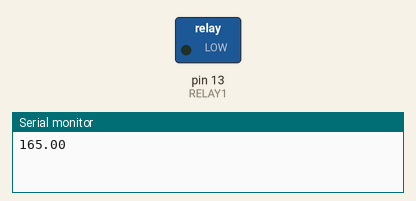
A sketch run on a simulated Arduino Uno, built with avr-gcc and run on an emulated ATmega328P. Parts: switched loads named in the sketch (green lamp = pin HIGH), the last lines printed to the serial monitor.

Above: at 0.5 s.
At 11.5 s:
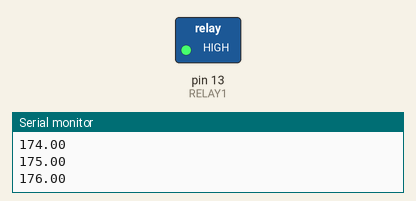
Timing chart, 0 to 91.0 s (numbered marks = the images above):
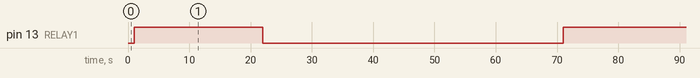

Measured:
- by itself, pin 13 (RELAY1): alternates HIGH for 21.0 s and LOW for 49.0 s

The sketch:

Primer_codigo_pwm.ino
```cpp
#define RELAY1 13 //Defining the pin 7 of the Arduino for the 4 relay module

//Constantes de prueba
#define LONGITUD 70
#define CONSTANTE 165.0
float valor;
float Array[LONGITUD];


void setup()
 {
  Serial.begin(9600);

  pinMode(RELAY1, OUTPUT); //Defining the pin 7 of the Arduino as output

  //Asignar valores de las matrices e imprimirlos
  for(int i=0; i<LONGITUD; i++){
  valor = CONSTANTE + i;
  Array[i]=valor;
  }

 }

void loop()
 {

   for(int i=0; i<LONGITUD; i++){
     Serial.println(Array[i]);
     delay(1000);

     if (Array[i]<=185){
       //Serial.println("Encender");
       digitalWrite(RELAY1,HIGH); // This will Turn ON the relay 1
       }else{
         digitalWrite(RELAY1,LOW); // This will Turn OFF the relay 1
         //Serial.println("Apagar");
       }

   }
}
```
